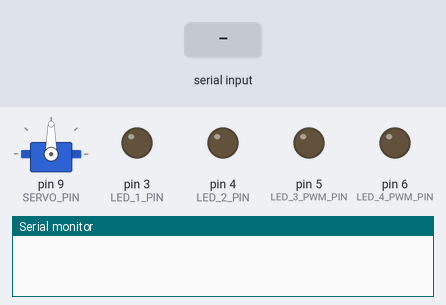
The program below on a simulated Arduino Uno, built with avr-gcc and run on an emulated ATmega328P. On the bench: servo, output pins drawn as LEDs (lit = HIGH), the last lines printed to the serial monitor. Inputs (shaded band) come from the test bench.

Above: at 1.2 s.
1.3 s: "L1\n" received over Serial
At 2.62 s:
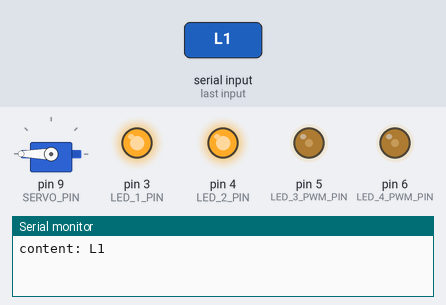
At 16.8 s:
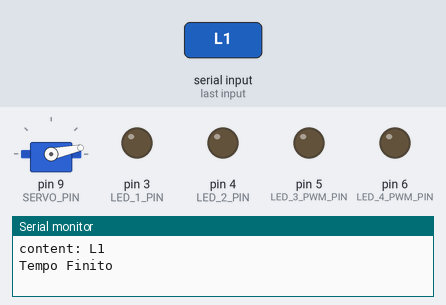
Timing chart, 0 to 17.8 s (numbered marks = the images above; inputs shaded):
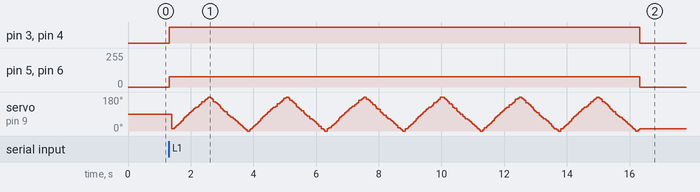

The program:

main.cpp
```cpp
#include <Arduino.h>

#include "Config.h"
#include "components/bt/MsgServiceBT.h"
#include "components/serial/MsgService.h"
#include "tasks/Scheduler.h"
#include "tasks/Task.h"
#include "tasks/light/LightSystemTask.h"
#include "tasks/servo/IrrigationTask.h"

Scheduler scheduler;
MsgServiceBT *btMsgService;

void setup() {
    // initializes serial messagging service
    MsgService.init();

    // initializes bluetooth messagging service
    btMsgService = new MsgServiceBT(BT_TXD_PIN, BT_RXD_PIN);
    btMsgService->init();

    scheduler.init(10);

    Task *irrigationTask = new IrrigationTask();
    irrigationTask->init(40);

    Task *lightSystemTask = new LightSystemTask((IrrigationTask *)irrigationTask, btMsgService);
    lightSystemTask->init(40);

    scheduler.addTask(irrigationTask);
    scheduler.addTask(lightSystemTask);
}

void loop() {
    scheduler.schedule();
}
```

Util.h
```cpp
#define toDigit(c) (c - '0')
```

MsgServiceBT.cpp
```cpp
#include "MsgServiceBT.h"

#include "Arduino.h"

MsgServiceBT::MsgServiceBT(int rxPin, int txPin) {
    channel = new SoftwareSerial(rxPin, txPin);
}

void MsgServiceBT::init() {
    content.reserve(256);
    channel->begin(9600);
    availableMsg = NULL;
}

void MsgServiceBT::sendMsg(Msg msg) {
    channel->println(msg.getContent());
}

bool MsgServiceBT::isMsgAvailable() {
    while (channel->available()) {
        char ch = (char)channel->read();
        if (ch == '\n') {
            availableMsg = new Msg(content);
            content = "";
            return true;
        } else {
            content += ch;
        }
    }
    return false;
}

Msg* MsgServiceBT::receiveMsg() {
    if (availableMsg != NULL) {
        Msg* msg = availableMsg;
        availableMsg = NULL;
        return msg;
    } else {
        return NULL;
    }
}
```

MsgServiceBT.h
```cpp
#ifndef __MSGSERVICEBT__
#define __MSGSERVICEBT__

#include "Arduino.h"
#include "SoftwareSerial.h"
#include "components/serial/MsgService.h"

class MsgServiceBT {
   public:
    MsgServiceBT(int rxPin, int txPin);
    void init();
    bool isMsgAvailable();
    Msg* receiveMsg();
    void sendMsg(Msg msg);

   private:
    String content;
    Msg* availableMsg;
    SoftwareSerial* channel;
};

#endif
```

Led.cpp
```cpp
#include "Led.h"

#include "Arduino.h"

int arduinoUnoPwmPins[] = {3, 5, 6, 9, 10, 11};

Led::Led(int pin) {
    this->pin = pin;
    pinMode(pin, OUTPUT);
}

void Led::switchOn() {
    digitalWrite(pin, HIGH);
}

void Led::switchOff() {
    digitalWrite(pin, LOW);
}

bool Led::isOn() {
    return digitalRead(pin);
}

void Led::turnOnWithIntensity(int intensity) {
    bool exists = false;
    for (int p : arduinoUnoPwmPins) {
        if (p == pin) {
            exists = true;
            break;
        }
    }

    if (!exists) {
        Serial.println("You are not allowed to use turnOnWithIntensity method on a non-pwm pin.");
    }

    int val = int(map(intensity, 0, 4, 5, 255));
    analogWrite(pin, val);
}
```

Led.h
```cpp
#ifndef __LED__
#define __LED__

#include "Light.h"

class Led : public Light {
   public:
    Led(int pin);
    void switchOn();
    void switchOff();
    bool isOn();
    void turnOnWithIntensity(int intensity);

   protected:
    int pin;
};

#endif
```

Light.h
```cpp
#ifndef __LIGHT__
#define __LIGHT__

class Light {
   public:
    virtual void switchOn() = 0;
    virtual void switchOff() = 0;
};

#endif
```

MsgService.cpp
```cpp
#include "MsgService.h"
#include "Arduino.h"

String content;

MsgServiceClass MsgService;

bool MsgServiceClass::isMsgAvailable() {
    return msgAvailable;
}

Msg* MsgServiceClass::receiveMsg() {
    if (msgAvailable) {
        Msg* msg = currentMsg;
        msgAvailable = false;
        currentMsg = NULL;
        content = "";
        return msg;
    } else {
        return NULL;
    }
}

void MsgServiceClass::init() {
    Serial.begin(115200);
    content.reserve(256);
    content = "";
    currentMsg = NULL;
    msgAvailable = false;
}

void MsgServiceClass::sendMsg(const String& msg) {
    Serial.println(msg);
}

void serialEvent() {
    /* reading the content */
    while (Serial.available()) {
        char ch = (char)Serial.read();
        if (ch == '\n') {
            MsgService.currentMsg = new Msg(content);
            MsgService.msgAvailable = true;
        } else {
            content += ch;
        }
    }
}

bool MsgServiceClass::isMsgAvailable(Pattern& pattern) {
    return (msgAvailable && pattern.match(*currentMsg));
}

Msg* MsgServiceClass::receiveMsg(Pattern& pattern) {
    if (msgAvailable && pattern.match(*currentMsg)) {
        Msg* msg = currentMsg;
        msgAvailable = false;
        currentMsg = NULL;
        content = "";
        return msg;
    } else {
        return NULL;
    }
}
```

MsgService.h
```cpp
#ifndef __MSGSERVICE__
#define __MSGSERVICE__

#include "Arduino.h"

class Msg {
    String content;

   public:
    Msg(String content) { this->content = content; }

    String getContent() { return content; }
};

class Pattern {
   public:
    virtual boolean match(const Msg& m) = 0;
};

class MsgServiceClass {
   public:
    Msg* currentMsg;
    bool msgAvailable;

    void init();

    bool isMsgAvailable();
    Msg* receiveMsg();

    bool isMsgAvailable(Pattern& pattern);
    Msg* receiveMsg(Pattern& pattern);

    void sendMsg(const String& msg);
};

extern MsgServiceClass MsgService;

#endif
```

ServoMotor.h
```cpp
#ifndef __SERVO_MOTOR__
#define __SERVO_MOTOR__

class ServoMotor {
   public:
    virtual void on() = 0;
    virtual void setPosition(int angle) = 0;
    virtual void off() = 0;
};

#endif
```

ServoMotorImpl.cpp
```cpp
#include "ServoMotorImpl.h"
#include "Arduino.h"

ServoMotorImpl::ServoMotorImpl(int pin) {
    this->pin = pin;
}

void ServoMotorImpl::on() {
    // updated values: min is 544, max 2400 (see ServoTimer2 doc)
    motor.attach(pin);  //, 544, 2400);
}

void ServoMotorImpl::setPosition(int angle) {
    if (angle > 180) {
        angle = 180;
    } else if (angle < 0) {
        angle = 0;
    }
    // 750 -> 0, 2250 -> 180
    // 750 + angle*(2250-750)/180
    // updated values: min is 544, max 2400 (see ServoTimer2 doc)
    float coeff = (2400.0 - 544.0) / 180;
    motor.write(544 + angle * coeff);
}

void ServoMotorImpl::off() {
    motor.detach();
}
```

ServoMotorImpl.h
```cpp
#ifndef __SERVO_MOTOR_IMPL__
#define __SERVO_MOTOR_IMPL__

#include <arduino.h>
#include "ServoMotor.h"
#include "ServoTimer2.h"

class ServoMotorImpl : public ServoMotor {
   public:
    ServoMotorImpl(int pin);

    void on();
    void setPosition(int angle);
    void off();

   private:
    int pin;
    ServoTimer2 motor;
};

#endif
```

Scheduler.cpp
```cpp
#include "Scheduler.h"
#include <TimerOne.h>

volatile bool timerFlag;

void timerHandler(void) {
    timerFlag = true;
}

void Scheduler::init(int basePeriod) {
    this->basePeriod = basePeriod;
    timerFlag = false;
    long period = 1000l * basePeriod;
    Timer1.initialize(period);
    Timer1.attachInterrupt(timerHandler);
    nTasks = 0;
}

bool Scheduler::addTask(Task* task) {
    if (nTasks < MAX_TASKS - 1) {
        taskList[nTasks] = task;
        nTasks++;
        return true;
    } else {
        return false;
    }
}

void Scheduler::schedule() {
    while (!timerFlag) {
    }
    timerFlag = false;

    for (int i = 0; i < nTasks; i++) {
        if (taskList[i]->isActive()) {
            if (taskList[i]->isPeriodic()) {
                if (taskList[i]->updateAndCheckTime(basePeriod)) {
                    taskList[i]->tick();
                }
            } else {
                taskList[i]->tick();
                if (taskList[i]->isCompleted()) {
                    taskList[i]->setActive(false);
                }
            }
        }
    }
}
```

Scheduler.h
```cpp
#ifndef __SCHEDULER__
#define __SCHEDULER__

#include "Task.h"

#define MAX_TASKS 50

class Scheduler {
    int basePeriod;
    int nTasks;
    Task* taskList[MAX_TASKS];

   public:
    void init(int basePeriod);
    virtual bool addTask(Task* task);
    virtual void schedule();
};

#endif
```

Task.h
```cpp
#ifndef __TASK__
#define __TASK__

class Task {
   public:
    Task() { active = false; }

    /* periodic */
    virtual void init(int period) {
        myPeriod = period;
        periodic = true;
        active = true;
        timeElapsed = 0;
    }

    /* aperiodic */
    virtual void init() {
        timeElapsed = 0;
        periodic = false;
        active = true;
        completed = false;
    }

    virtual void tick() = 0;

    bool updateAndCheckTime(int basePeriod) {
        timeElapsed += basePeriod;
        if (timeElapsed >= myPeriod) {
            timeElapsed = 0;
            return true;
        } else {
            return false;
        }
    }

    void setCompleted() {
        completed = true;
        active = false;
    }

    bool isCompleted() { return completed; }

    bool isPeriodic() { return periodic; }

    bool isActive() { return active; }

    virtual void setActive(bool active) {
        timeElapsed = 0;
        this->active = active;
    }

   private:
    int myPeriod;
    int timeElapsed;
    bool active;
    bool periodic;
    bool completed;
};

#endif
```

LightSystemTask.cpp
```cpp
#include "LightSystemTask.h"

#include "Config.h"
#include "Util.h"
#include "components/serial/MsgService.h"
#include "tasks/servo/IrrigationTask.h"

LightSystemTask::LightSystemTask(IrrigationTask* irrigationTask, MsgServiceBT* btMsgService) {
    this->led1 = new Led(LED_1_PIN);
    this->led2 = new Led(LED_2_PIN);
    this->led3 = new Led(LED_3_PWM_PIN);
    this->led4 = new Led(LED_4_PWM_PIN);

    this->irrigationTask = irrigationTask;
    this->btMsgService = btMsgService;
    this->state = AUTO;
}

void LightSystemTask::tick() {
    switch (state) {
        case AUTO: {
            if (MsgService.isMsgAvailable() && irrigationTask->state == IrrigationTask::State::IDLE) {
                Msg* msg = MsgService.receiveMsg();
                String msgContent = msg->getContent();

                Serial.println("content: " + msgContent);

                int intensity = toDigit(msgContent[2]);
                int temperature = toDigit(msgContent[6]);

                if (intensity < 5) {
                    this->led1->switchOn();
                    this->led2->switchOn();

                    // intensity value is already in range 0-4 when gets in here
                    this->led3->turnOnWithIntensity(intensity);
                    this->led4->turnOnWithIntensity(intensity);

                    if (intensity < 2) {
                        this->irrigationTask->speed = temperature;
                        this->irrigationTask->reset();
                        this->irrigationTask->state = IrrigationTask::State::ONGOING;
                    }
                } else {
                    this->led1->switchOff();
                    this->led2->switchOff();
                    this->led3->switchOff();
                    this->led4->switchOff();
                }

                /* NOT TO FORGET: msg deallocation */
                delete msg;
            } else if (this->irrigationTask->state == IrrigationTask::State::PAUSE) {
                this->led1->switchOff();
                this->led2->switchOff();
                this->led3->switchOff();
                this->led4->switchOff();
            }

            if (btMsgService->isMsgAvailable()) {
                Msg* msg = btMsgService->receiveMsg();
                String msgContent = msg->getContent();

                if (msgContent.equals("manual")) {
                    // manual
                    this->state = MANUAL;
                }

                delete msg;
            }
            break;
        }

        case MANUAL: {
            if (btMsgService->isMsgAvailable()) {
                Msg* msg = btMsgService->receiveMsg();
                String msgContent = msg->getContent();

                if (msgContent.equals("auto")) {
                    // auto
                    this->state = AUTO;
                } else if (msgContent.equals("L1")) {
                    // L1
                    if (this->led1->isOn()) {
                        this->led1->switchOff();
                    } else {
                        this->led1->switchOn();
                    }
                } else if (msgContent.equals("L2")) {
                    // L2
                    if (this->led2->isOn()) {
                        this->led2->switchOff();
                    } else {
                        this->led2->switchOn();
                    }
                } else if (msgContent.startsWith("3")) {
                    // 3in - n represents the value of the intensity (0-4)
                    int intensity = toDigit(msgContent[2]);
                    this->led3->turnOnWithIntensity(intensity);
                } else if (msgContent.startsWith("4")) {
                    // 4in
                    int intensity = toDigit(msgContent[2]);
                    this->led4->turnOnWithIntensity(intensity);
                } else if (msgContent.equals("irrigation")) {
                    // irrigation
                    // this->irrigationTask->state = PAUSE;
                } else if (msgContent.startsWith("s")) {
                    // sn - n represents the value of the speed (1-8)
                    int newSpeed = toDigit(msgContent[1]);
                    this->irrigationTask->speed = newSpeed;
                }

                delete msg;
            }
            break;
        }

        case ALARM: {
            if (btMsgService->isMsgAvailable()) {
                Msg* msg = btMsgService->receiveMsg();
                String msgContent = msg->getContent();

                if (msgContent.equals("alarm")) {
                    // alarm
                    this->state = AUTO;
                }

                delete msg;
            }
            break;
        }
    }
}
```

LightSystemTask.h
```cpp
#ifndef __LIGHT_SYSTEM_TASK__
#define __LIGHT_SYSTEM_TASK__

#include "components/bt/MsgServiceBT.h"
#include "components/led/Led.h"
#include "tasks/Task.h"
#include "tasks/servo/IrrigationTask.h"

class LightSystemTask : public Task {
   public:
    LightSystemTask(IrrigationTask* irrigationTask, MsgServiceBT* btMsgService);
    void tick();

   private:
    Led* led1;
    Led* led2;
    Led* led3;
    Led* led4;
    IrrigationTask* irrigationTask;
    MsgServiceBT* btMsgService;
    enum { AUTO,
           MANUAL,
           ALARM } state;
};

#endif
```

IrrigationTask.cpp
```cpp
#include "IrrigationTask.h"

#include "Config.h"
#include "Util.h"
#include "components/serial/MsgService.h"
#include "components/servo/ServoMotorImpl.h"

IrrigationTask::IrrigationTask() {
    this->servo = new ServoMotorImpl(SERVO_PIN);
    this->state = IDLE;
    this->irrigationTime = 10000;
    this->speed = 1;
    this->pos = 0;
    this->servo->on();

    firstTimerInit = false;
    tStop = millis();
    tServo = millis();
    startServoTo180 = true;
    startServoTo0 = false;
    activeServo = false;
}

void IrrigationTask::tick() {
    switch (state) {
        case IDLE: {
            // wait for lightSystemTask to change state
            break;
        }
        case ONGOING: {
            // move servo with speed
            startServo();
            stopServo();
            timerServo();
            break;
        }
        case PAUSE: {
            sleepIrrigation();
            break;
        }
        case COMPLETED: {
            break;
        }
    }
}

void IrrigationTask::startServo() {
    if (!firstTimerInit) {
        pos = 0;
        firstTimerInit = true;
    }

    if (startServoTo180) {
        moveServoTo180();
    } else {
        moveServoTo0();
    }
}

void IrrigationTask::moveServoTo180() {
    if (pos < 180 && activeServo) {
        // tell servo to go to position in variable 'pos'
        activeServo = false;
        noInterrupts();
        pos += 6;
        interrupts();
        servo->setPosition(pos);
    } else if (pos == 180) {
        startServoTo180 = false;
        startServoTo0 = true;
    }
}

void IrrigationTask::moveServoTo0() {
    if (pos > 0 && activeServo) {
        // tell servo to go to position in variable 'pos'
        activeServo = false;
        noInterrupts();
        pos -= 6;
        interrupts();
        this->servo->setPosition(pos);
    } else if (pos == 0) {
        startServoTo180 = true;
        startServoTo0 = false;
    }
}

void IrrigationTask::stopServo() {
    // Interrupt
    if ((millis() - tStop) >= 15000) {
        // servo->off();
        this->state = PAUSE;
        tStop = millis();
        tSleep = millis();
        Serial.println("Tempo Finito");
    }
}

void IrrigationTask::sleepIrrigation() {
    // Interrupt
    if ((millis() - tSleep) >= 60000) {
        // after staying asleep for 1 minute, goes back to getting intensity and temp values
        this->state = IDLE;
    }
}

// Timer per tick di Servo
void IrrigationTask::timerServo() {
    unsigned int servoSpeedTime = 0;
    switch (this->speed) {
        case 1:
            servoSpeedTime = 165;
            break;
        case 2:
            servoSpeedTime = 140;
            break;
        case 3:
            servoSpeedTime = 100;
            break;
        case 4:
            servoSpeedTime = 75;
            break;
        case 5:
            servoSpeedTime = 35;
            break;
    }

    // Interrupt
    if ((millis() - tServo) >= servoSpeedTime) {
        tServo = millis();
        activeServo = true;
    }
}

void IrrigationTask::reset() {
    tStop = millis();
    tServo = millis();
}
```

IrrigationTask.h
```cpp
#ifndef __IRRIGATE_TASK__
#define __IRRIGATE_TASK__

#include "components/servo/ServoMotor.h"
#include "tasks/Task.h"

class IrrigationTask : public Task {
   public:
    IrrigationTask();
    void tick();
    enum State { IDLE,
                 ONGOING,
                 PAUSE,
                 COMPLETED } state;
    void reset();

    int speed;
    ServoMotor* servo;
    long irrigationTime;
    unsigned int pos;
    void startServo();
    void moveServoTo180();
    void moveServoTo0();
    void stopServo();
    void timerServo();
    void sleepIrrigation();

    bool firstTimerInit;
    bool startServoTo180;
    bool activeServo;
    bool startServoTo0;
    unsigned long tStop;
    unsigned long tServo;
    unsigned long tSleep;
};

#endif
```

Config.h
```cpp
#ifndef __CONFIG__
#define __CONFIG__

#define LED_1_PIN 3
#define LED_2_PIN 4

// led 3 and 4 must have PWM pins, since they use analogWrite, instead of digitalWrite
#define LED_3_PWM_PIN 5
#define LED_4_PWM_PIN 6

#define SERVO_PIN 9

#define BT_TXD_PIN 12
#define BT_RXD_PIN 13

#endif
```
